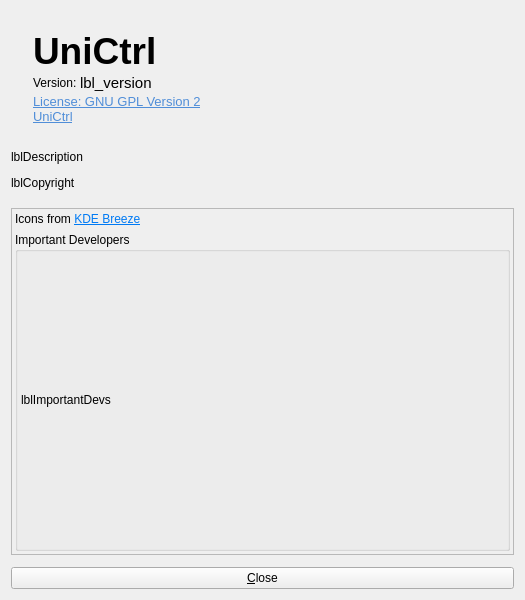
<?xml version="1.0" encoding="UTF-8"?>
<ui version="4.0">
 <class>AboutDialog</class>
 <widget class="QDialog" name="AboutDialog">
  <property name="windowModality">
   <enum>Qt::WindowModality::ApplicationModal</enum>
  </property>
  <property name="geometry">
   <rect>
    <x>0</x>
    <y>0</y>
    <width>525</width>
    <height>600</height>
   </rect>
  </property>
  <property name="sizePolicy">
   <sizepolicy hsizetype="Preferred" vsizetype="Preferred">
    <horstretch>0</horstretch>
    <verstretch>0</verstretch>
   </sizepolicy>
  </property>
  <property name="windowTitle">
   <string>About UniCtrl</string>
  </property>
  <property name="windowIcon">
   <iconset theme="help-about"/>
  </property>
  <property name="modal">
   <bool>true</bool>
  </property>
  <layout class="QVBoxLayout" name="verticalLayout">
   <property name="spacing">
    <number>12</number>
   </property>
   <item>
    <widget class="QWidget" name="frameLogo" native="true">
     <property name="sizePolicy">
      <sizepolicy hsizetype="Preferred" vsizetype="Fixed">
       <horstretch>0</horstretch>
       <verstretch>0</verstretch>
      </sizepolicy>
     </property>
     <layout class="QGridLayout" name="gridLayout">
      <property name="verticalSpacing">
       <number>0</number>
      </property>
      <item row="4" column="1">
       <widget class="QLabel" name="linkGpl">
        <property name="sizePolicy">
         <sizepolicy hsizetype="Preferred" vsizetype="Fixed">
          <horstretch>0</horstretch>
          <verstretch>0</verstretch>
         </sizepolicy>
        </property>
        <property name="text">
         <string>&lt;!DOCTYPE HTML PUBLIC &quot;-//W3C//DTD HTML 4.0//EN&quot; &quot;http://www.w3.org/TR/REC-html40/strict.dtd&quot;&gt;
&lt;html&gt;&lt;head&gt;&lt;meta name=&quot;qrichtext&quot; content=&quot;1&quot; /&gt;&lt;style type=&quot;text/css&quot;&gt;
p, li { white-space: pre-wrap; }
&lt;/style&gt;&lt;/head&gt;&lt;body style=&quot; font-family:'Ubuntu'; font-size:10pt; font-weight:400; font-style:normal;&quot;&gt;
&lt;p style=&quot; margin-top:0px; margin-bottom:0px; margin-left:0px; margin-right:0px; -qt-block-indent:0; text-indent:0px;&quot;&gt;&lt;a href=&quot;https://www.gnu.org/licenses/old-licenses/gpl-2.0.html&quot;&gt;&lt;span style=&quot; text-decoration: underline; color:#508ed8;&quot;&gt;License: GNU GPL Version 2&lt;/a&gt;&lt;/span&gt;&lt;/p&gt;&lt;/body&gt;&lt;/html&gt;</string>
        </property>
        <property name="openExternalLinks">
         <bool>true</bool>
        </property>
       </widget>
      </item>
      <item row="6" column="1">
       <spacer name="verticalSpacer">
        <property name="orientation">
         <enum>Qt::Orientation::Vertical</enum>
        </property>
        <property name="sizeHint" stdset="0">
         <size>
          <width>20</width>
          <height>5</height>
         </size>
        </property>
       </spacer>
      </item>
      <item row="0" column="1">
       <spacer name="verticalSpacer_3">
        <property name="orientation">
         <enum>Qt::Orientation::Vertical</enum>
        </property>
        <property name="sizeHint" stdset="0">
         <size>
          <width>20</width>
          <height>10</height>
         </size>
        </property>
       </spacer>
      </item>
      <item row="1" column="1">
       <widget class="QLabel" name="lblName">
        <property name="sizePolicy">
         <sizepolicy hsizetype="Preferred" vsizetype="Fixed">
          <horstretch>0</horstretch>
          <verstretch>0</verstretch>
         </sizepolicy>
        </property>
        <property name="font">
         <font>
          <pointsize>28</pointsize>
          <bold>true</bold>
         </font>
        </property>
        <property name="text">
         <string notr="true">UniCtrl</string>
        </property>
        <property name="scaledContents">
         <bool>false</bool>
        </property>
        <property name="alignment">
         <set>Qt::AlignmentFlag::AlignBottom|Qt::AlignmentFlag::AlignLeading|Qt::AlignmentFlag::AlignLeft</set>
        </property>
        <property name="indent">
         <number>0</number>
        </property>
        <property name="program_name" stdset="0">
         <bool>false</bool>
        </property>
       </widget>
      </item>
      <item row="0" column="0" rowspan="9">
       <widget class="QLabel" name="lblIcon">
        <property name="sizePolicy">
         <sizepolicy hsizetype="Preferred" vsizetype="Fixed">
          <horstretch>0</horstretch>
          <verstretch>0</verstretch>
         </sizepolicy>
        </property>
        <property name="autoFillBackground">
         <bool>false</bool>
        </property>
       </widget>
      </item>
      <item row="3" column="1">
       <widget class="QWidget" name="widget_2" native="true">
        <property name="sizePolicy">
         <sizepolicy hsizetype="Preferred" vsizetype="Fixed">
          <horstretch>0</horstretch>
          <verstretch>0</verstretch>
         </sizepolicy>
        </property>
        <layout class="QHBoxLayout" name="horizontalLayout">
         <property name="spacing">
          <number>0</number>
         </property>
         <property name="leftMargin">
          <number>0</number>
         </property>
         <property name="topMargin">
          <number>0</number>
         </property>
         <property name="rightMargin">
          <number>0</number>
         </property>
         <property name="bottomMargin">
          <number>0</number>
         </property>
         <item>
          <widget class="QLabel" name="label">
           <property name="sizePolicy">
            <sizepolicy hsizetype="Maximum" vsizetype="Fixed">
             <horstretch>0</horstretch>
             <verstretch>0</verstretch>
            </sizepolicy>
           </property>
           <property name="text">
            <string>Version: </string>
           </property>
           <property name="alignment">
            <set>Qt::AlignmentFlag::AlignLeading|Qt::AlignmentFlag::AlignLeft|Qt::AlignmentFlag::AlignVCenter</set>
           </property>
           <property name="indent">
            <number>0</number>
           </property>
          </widget>
         </item>
         <item>
          <widget class="QLabel" name="lblVersion">
           <property name="sizePolicy">
            <sizepolicy hsizetype="Maximum" vsizetype="Fixed">
             <horstretch>0</horstretch>
             <verstretch>0</verstretch>
            </sizepolicy>
           </property>
           <property name="font">
            <font>
             <pointsize>11</pointsize>
            </font>
           </property>
           <property name="text">
            <string notr="true">lbl_version</string>
           </property>
           <property name="alignment">
            <set>Qt::AlignmentFlag::AlignLeading|Qt::AlignmentFlag::AlignLeft|Qt::AlignmentFlag::AlignVCenter</set>
           </property>
           <property name="smaller_text" stdset="0">
            <bool>true</bool>
           </property>
          </widget>
         </item>
         <item>
          <widget class="QPushButton" name="btnCopyVersion">
           <property name="sizePolicy">
            <sizepolicy hsizetype="Fixed" vsizetype="Fixed">
             <horstretch>0</horstretch>
             <verstretch>0</verstretch>
            </sizepolicy>
           </property>
           <property name="maximumSize">
            <size>
             <width>32</width>
             <height>16777215</height>
            </size>
           </property>
           <property name="toolTip">
            <string>Copy version info</string>
           </property>
           <property name="icon">
            <iconset>
             <normaloff>:/icons/64x64/copy-dark.png</normaloff>:/icons/64x64/copy-dark.png</iconset>
           </property>
           <property name="flat">
            <bool>true</bool>
           </property>
          </widget>
         </item>
         <item>
          <spacer name="horizontalSpacer">
           <property name="sizePolicy">
            <sizepolicy hsizetype="Minimum" vsizetype="Minimum">
             <horstretch>0</horstretch>
             <verstretch>0</verstretch>
            </sizepolicy>
           </property>
           <property name="orientation">
            <enum>Qt::Orientation::Horizontal</enum>
           </property>
           <property name="sizeHint" stdset="0">
            <size>
             <width>40</width>
             <height>10</height>
            </size>
           </property>
          </spacer>
         </item>
        </layout>
       </widget>
      </item>
      <item row="5" column="1">
       <widget class="QLabel" name="linkContributors">
        <property name="sizePolicy">
         <sizepolicy hsizetype="Preferred" vsizetype="Fixed">
          <horstretch>0</horstretch>
          <verstretch>0</verstretch>
         </sizepolicy>
        </property>
        <property name="text">
         <string>&lt;!DOCTYPE HTML PUBLIC &quot;-//W3C//DTD HTML 4.0//EN&quot; &quot;http://www.w3.org/TR/REC-html40/strict.dtd&quot;&gt;
&lt;html&gt;&lt;head&gt;&lt;meta name=&quot;qrichtext&quot; content=&quot;1&quot; /&gt;&lt;style type=&quot;text/css&quot;&gt;
p, li { white-space: pre-wrap; }
&lt;/style&gt;&lt;/head&gt;&lt;body style=&quot; font-family:'Ubuntu'; font-size:10pt; font-weight:400; font-style:normal;&quot;&gt;
&lt;p style=&quot; margin-top:0px; margin-bottom:0px; margin-left:0px; margin-right:0px; -qt-block-indent:0; text-indent:0px;&quot;&gt;&lt;a href=&quot;https://github.com/batmunkh0612&quot;&gt;&lt;span style=&quot; text-decoration: underline; color:#508ed8;&quot;&gt;UniCtrl&lt;/span&gt;&lt;/a&gt;&lt;/p&gt;&lt;/body&gt;&lt;/html&gt;</string>
        </property>
        <property name="openExternalLinks">
         <bool>true</bool>
        </property>
       </widget>
      </item>
     </layout>
    </widget>
   </item>
   <item>
    <widget class="QLabel" name="lblDescription">
     <property name="sizePolicy">
      <sizepolicy hsizetype="Preferred" vsizetype="Fixed">
       <horstretch>0</horstretch>
       <verstretch>0</verstretch>
      </sizepolicy>
     </property>
     <property name="text">
      <string notr="true">lblDescription</string>
     </property>
     <property name="alignment">
      <set>Qt::AlignmentFlag::AlignLeading|Qt::AlignmentFlag::AlignLeft|Qt::AlignmentFlag::AlignTop</set>
     </property>
    </widget>
   </item>
   <item>
    <widget class="QLabel" name="lblCopyright">
     <property name="sizePolicy">
      <sizepolicy hsizetype="Preferred" vsizetype="Fixed">
       <horstretch>0</horstretch>
       <verstretch>0</verstretch>
      </sizepolicy>
     </property>
     <property name="text">
      <string notr="true">lblCopyright</string>
     </property>
    </widget>
   </item>
   <item>
    <spacer name="verticalSpacer_2">
     <property name="orientation">
      <enum>Qt::Orientation::Vertical</enum>
     </property>
     <property name="sizeType">
      <enum>QSizePolicy::Policy::Fixed</enum>
     </property>
     <property name="sizeHint" stdset="0">
      <size>
       <width>20</width>
       <height>6</height>
      </size>
     </property>
    </spacer>
   </item>
   <item>
    <widget class="QScrollArea" name="scrollArea">
     <property name="sizePolicy">
      <sizepolicy hsizetype="Preferred" vsizetype="Preferred">
       <horstretch>0</horstretch>
       <verstretch>0</verstretch>
      </sizepolicy>
     </property>
     <property name="sizeAdjustPolicy">
      <enum>QAbstractScrollArea::SizeAdjustPolicy::AdjustIgnored</enum>
     </property>
     <property name="widgetResizable">
      <bool>true</bool>
     </property>
     <widget class="QWidget" name="scrollAreaWidgetContents">
      <property name="geometry">
       <rect>
        <x>0</x>
        <y>0</y>
        <width>505</width>
        <height>294</height>
       </rect>
      </property>
      <property name="sizePolicy">
       <sizepolicy hsizetype="Preferred" vsizetype="Preferred">
        <horstretch>0</horstretch>
        <verstretch>0</verstretch>
       </sizepolicy>
      </property>
      <layout class="QVBoxLayout" name="verticalLayout_4">
       <property name="spacing">
        <number>6</number>
       </property>
       <property name="leftMargin">
        <number>3</number>
       </property>
       <property name="topMargin">
        <number>3</number>
       </property>
       <property name="rightMargin">
        <number>3</number>
       </property>
       <property name="bottomMargin">
        <number>3</number>
       </property>
       <item>
        <widget class="QLabel" name="label_2">
         <property name="sizePolicy">
          <sizepolicy hsizetype="Preferred" vsizetype="Maximum">
           <horstretch>0</horstretch>
           <verstretch>0</verstretch>
          </sizepolicy>
         </property>
         <property name="text">
          <string>&lt;html&gt;&lt;head/&gt;&lt;body&gt;&lt;p&gt;Icons from &lt;a href=&quot;https://develop.kde.org/frameworks/breeze-icons/&quot;&gt;&lt;span style=&quot; text-decoration: underline; color:#007af4;&quot;&gt;KDE Breeze&lt;/span&gt;&lt;/a&gt;&lt;/p&gt;&lt;/body&gt;&lt;/html&gt;</string>
         </property>
         <property name="openExternalLinks">
          <bool>true</bool>
         </property>
        </widget>
       </item>
       <item>
        <widget class="QGroupBox" name="groupBox">
         <property name="sizePolicy">
          <sizepolicy hsizetype="Preferred" vsizetype="Expanding">
           <horstretch>0</horstretch>
           <verstretch>0</verstretch>
          </sizepolicy>
         </property>
         <property name="title">
          <string>Important Developers</string>
         </property>
         <layout class="QVBoxLayout" name="verticalLayout_2">
          <property name="spacing">
           <number>0</number>
          </property>
          <property name="leftMargin">
           <number>3</number>
          </property>
          <property name="topMargin">
           <number>3</number>
          </property>
          <property name="rightMargin">
           <number>3</number>
          </property>
          <property name="bottomMargin">
           <number>3</number>
          </property>
          <item>
           <widget class="QLabel" name="lblImportantDevs">
            <property name="sizePolicy">
             <sizepolicy hsizetype="Preferred" vsizetype="Preferred">
              <horstretch>0</horstretch>
              <verstretch>0</verstretch>
             </sizepolicy>
            </property>
            <property name="frameShape">
             <enum>QFrame::Shape::NoFrame</enum>
            </property>
            <property name="text">
             <string notr="true">lblImportantDevs</string>
            </property>
            <property name="wordWrap">
             <bool>true</bool>
            </property>
           </widget>
          </item>
         </layout>
        </widget>
       </item>
      </layout>
     </widget>
    </widget>
   </item>
   <item>
    <widget class="QPushButton" name="btnOk">
     <property name="text">
      <string>&amp;Close</string>
     </property>
     <property name="icon">
      <iconset theme="window-close"/>
     </property>
    </widget>
   </item>
  </layout>
 </widget>
 <resources/>
 <connections/>
</ui>
